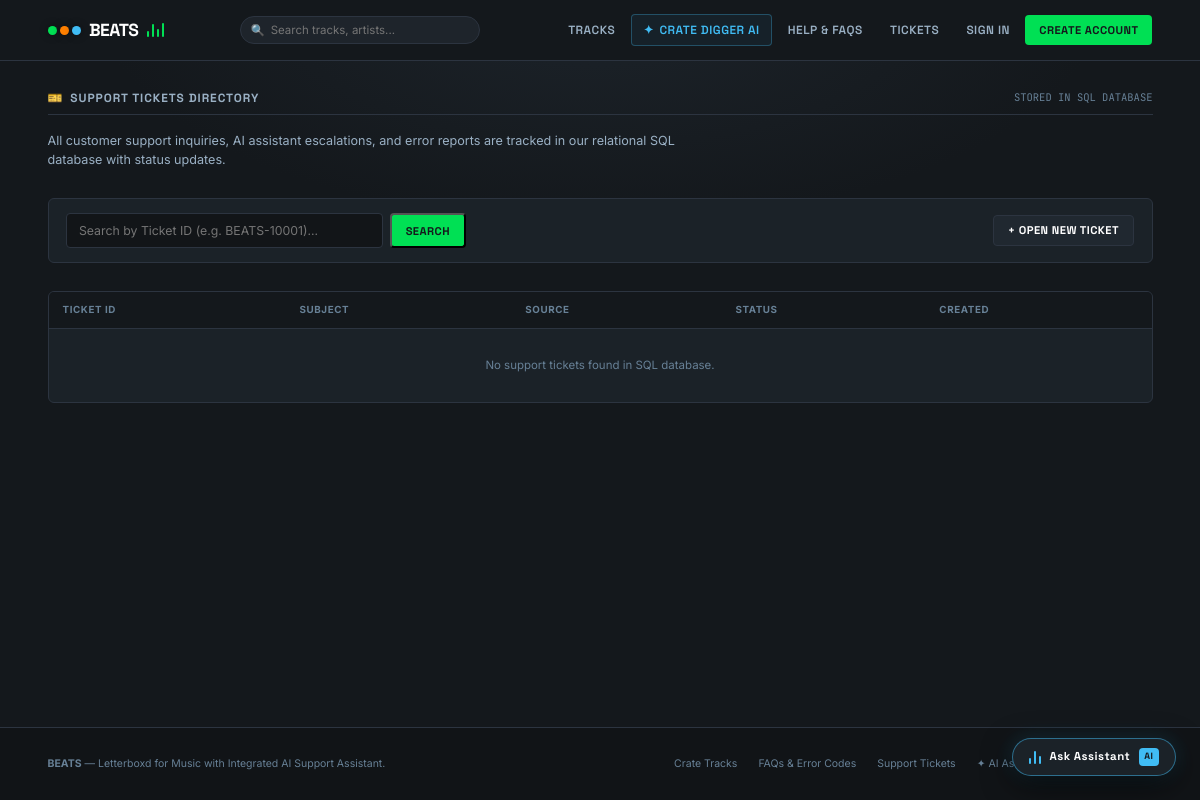
/tickets/, run on an earlier commit of the app's database.
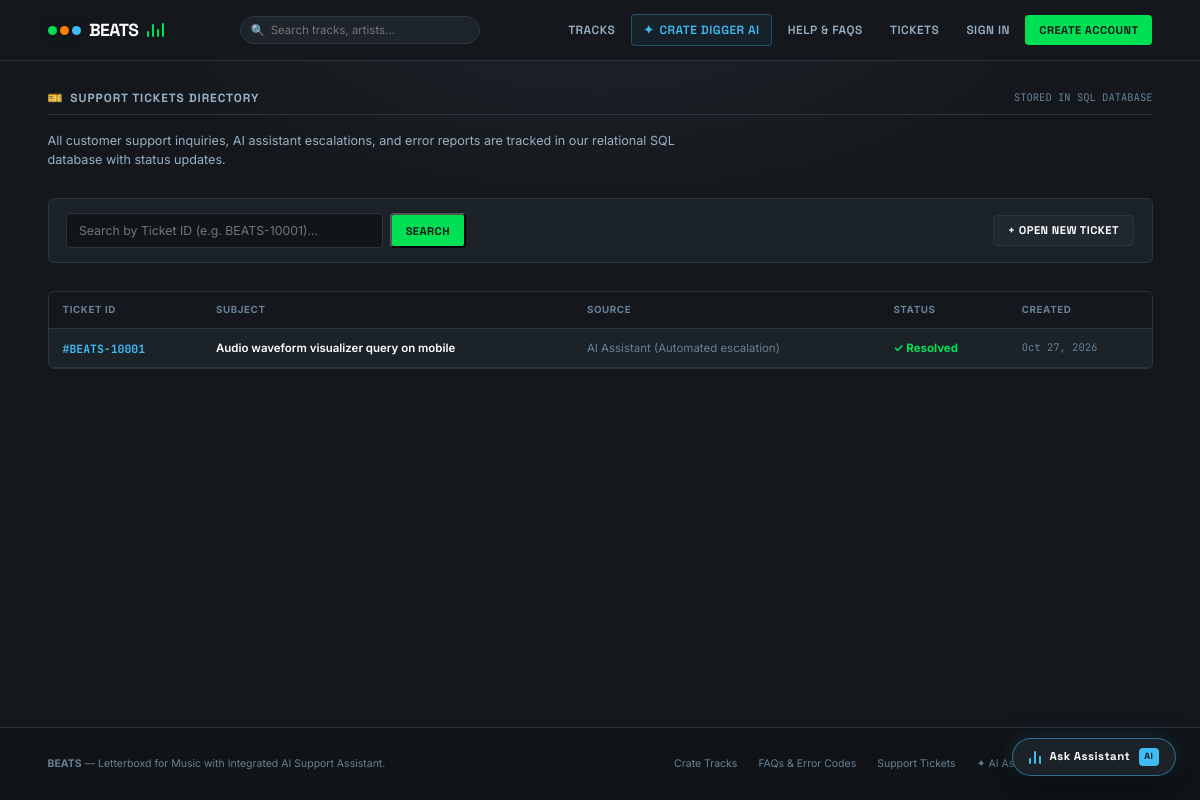
And on a later commit of the database.
### beats/models.py (models this page shows, shortened)
class SupportTicket(models.Model):
    STATUS_CHOICES = [
        ('OPEN', 'Open'),
        ('IN_PROGRESS', 'In Progress'),
        ('RESOLVED', 'Resolved'),
    ]
    SOURCE_CHOICES = [
        ('AI_ASSISTANT', 'AI Assistant (Automated escalation)'),
        ('HELP_PAGE', 'Help / FAQ Page'),
        ('ERROR_PAGE', 'Custom Error Page (404/500)'),
    ]
    ticket_id = models.CharField(max_length=20, unique=True, default=generate_ticket_id)
    user = models.ForeignKey(User, on_delete=models.SET_NULL, null=True, blank=True, related_name='support_tickets')
    email = models.EmailField()
    subject = models.CharField(max_length=200)
    message = models.TextField()
    source = models.CharField(max_length=30, choices=SOURCE_CHOICES, default='AI_ASSISTANT')
    status = models.CharField(max_length=20, choices=STATUS_CHOICES, default='OPEN')
    resolution_notes = models.TextField(blank=True)
    created_at = models.DateTimeField(auto_now_add=True)
    updated_at = models.DateTimeField(auto_now=True)
    class Meta:
        ordering = ['-created_at']

### beats/views.py (the view)
# urls.py: path('tickets/', views.support_tickets_view, name='tickets'),
def support_tickets_view(request):
    query = request.GET.get('ticket_id', '').strip()
    tickets = SupportTicket.objects.all().order_by('-created_at')
    found_ticket = None
    if query:
        found_ticket = SupportTicket.objects.filter(ticket_id__iexact=query).first()
    user_tickets = []
    if request.user.is_authenticated:
        user_tickets = SupportTicket.objects.filter(
            Q(user=request.user) | Q(email=request.user.email)
        ).order_by('-created_at')
    context = {
        'tickets': tickets[:20],
        'found_ticket': found_ticket,
        'user_tickets': user_tickets,
        'search_query': query,
    }
    return render(request, 'beats/tickets.html', context)

### beats/template/beats/tickets.html (shortened to what this page needs)
{% extends "beats/base.html" %}
{% block content %}
<div style="margin-bottom:2rem;">
  <div class="lb-section-title">
    <h2><span>🎫</span> Support Tickets Directory</h2>
    <span style="font-size:0.75rem;color:var(--text-muted);font-family:var(--font-mono);">STORED IN SQL DATABASE</span>
  </div>
  <p style="color:var(--text-sub);font-size:0.9rem;max-width:650px;">
    All customer support inquiries, AI assistant escalations, and error reports are tracked in our relational SQL database with status updates.
  </p>
</div>
<div style="background:var(--lb-surface);border:1px solid var(--lb-border);border-radius:var(--radius-sm);padding:1rem 1.25rem;margin-bottom:2rem;display:flex;align-items:center;justify-content:space-between;flex-wrap:wrap;gap:1rem;">
  <form method="GET" action="{% url 'tickets' %}" style="display:flex;gap:0.5rem;flex:1;max-width:400px;">
    <input type="text" name="ticket_id" class="lb-input" placeholder="Search by Ticket ID (e.g. BEATS-10001)..." value="{{ search_query }}">
    <button type="submit" class="lb-btn-log">Search</button>
  </form>
  <a href="{% url 'faq' %}#faq-support-ticket-form" class="lb-btn-log" style="background:#202830;color:#fff;border:1px solid var(--lb-border);">
    + Open New Ticket
  </a>
</div>
<div style="background:var(--lb-surface);border:1px solid var(--lb-border);border-radius:var(--radius-sm);overflow:hidden;">
  <table style="width:100%;border-collapse:collapse;font-size:0.82rem;text-align:left;">
    <thead>
      <tr style="background:#14181c;border-bottom:1px solid var(--lb-border);color:var(--text-muted);text-transform:uppercase;font-size:0.7rem;letter-spacing:0.06em;">
        <th style="padding:0.75rem 1rem;">Ticket ID</th>
        <th style="padding:0.75rem 1rem;">Subject</th>
        <th style="padding:0.75rem 1rem;">Source</th>
        <th style="padding:0.75rem 1rem;">Status</th>
        <th style="padding:0.75rem 1rem;">Created</th>
      </tr>
    </thead>
    <tbody>
      {% for t in tickets %}
        <tr style="border-bottom:1px solid var(--lb-border);">
          <td style="padding:0.75rem 1rem;font-family:var(--font-mono);font-weight:700;color:var(--lb-cyan);">
            #{{ t.ticket_id }}
          </td>
          <td style="padding:0.75rem 1rem;color:#ffffff;font-weight:600;">
            {{ t.subject }}
          </td>
          <td style="padding:0.75rem 1rem;color:var(--text-muted);">
            {{ t.get_source_display }}
          </td>
          <td style="padding:0.75rem 1rem;">
            {% if t.status == 'OPEN' %}
              <span style="color:var(--lb-orange);font-weight:700;">● Open</span>
            {% elif t.status == 'RESOLVED' %}
              <span style="color:var(--lb-green);font-weight:700;">✓ Resolved</span>
            {% else %}
              <span style="color:var(--lb-cyan);font-weight:700;">⟳ In Progress</span>
            {% endif %}
          </td>
          <td style="padding:0.75rem 1rem;color:var(--text-muted);font-family:var(--font-mono);font-size:0.75rem;">
            {{ t.created_at|date:"M j, Y" }}
          </td>
        </tr>
      {% empty %}
        <tr>
          <td colspan="5" style="padding:2rem;text-align:center;color:var(--text-muted);">No support tickets found in SQL database.</td>
        </tr>
      {% endfor %}
    </tbody>
  </table>
</div>
{% endblock %}

What changed in the data, as far as the page shows it:
added SupportTicket: ticket_id "BEATS-10001", subject "Audio waveform visualizer query on mobile", source "AI Assistant (Automated escalation)", status "✓ Resolved", created_at "Oct 27, 2026"
Also different on the page:
text no longer shown: "No support tickets found in SQL database."
